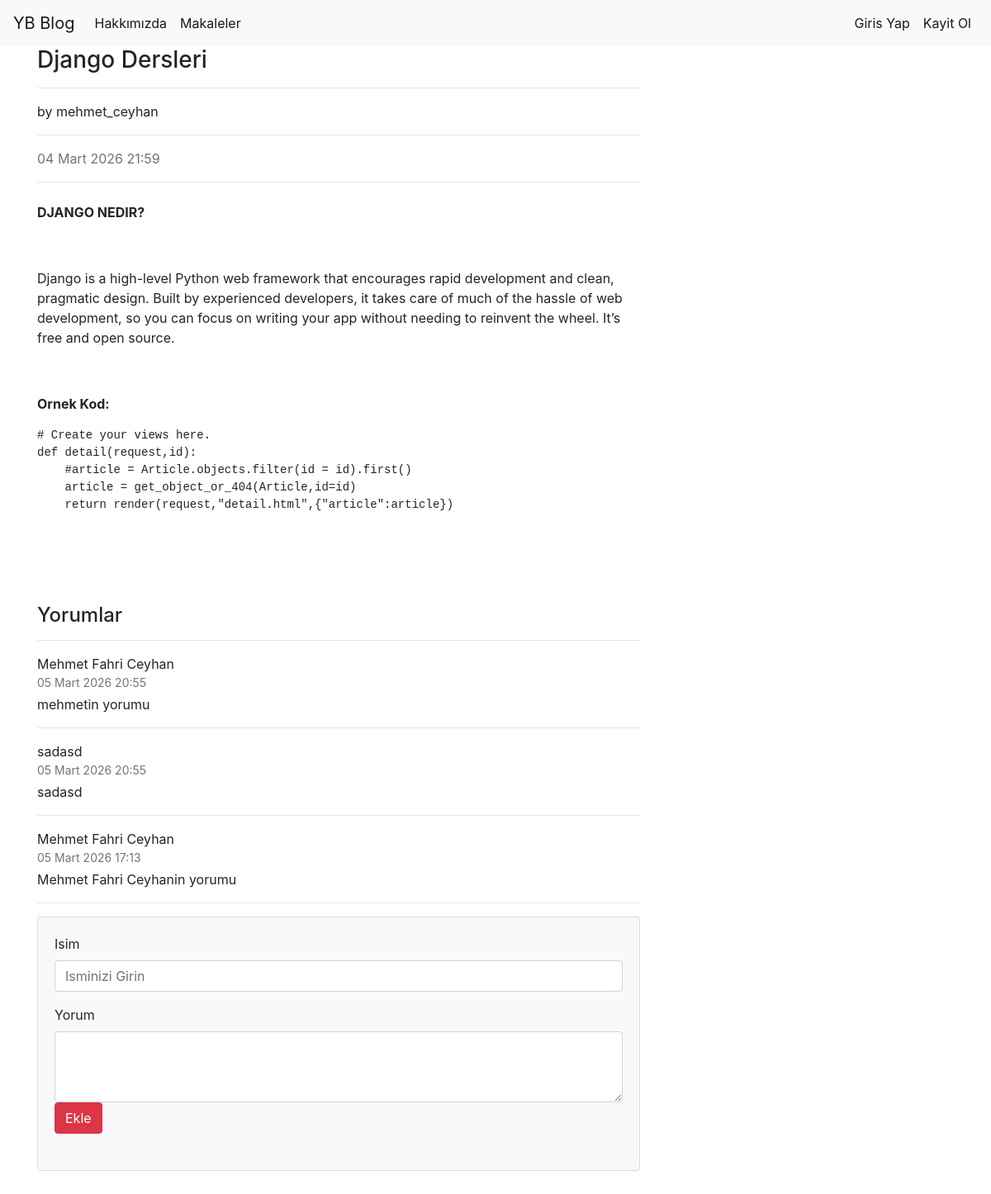
The page /articles/article/8 on the database its author committed.
### article/models.py (models this page shows, shortened)
class Article(models.Model):
    author = models.ForeignKey("auth.User",on_delete=models.CASCADE,verbose_name="Author")
    title = models.CharField(max_length=50,verbose_name="Title")
    content = RichTextField()
    created_date = models.DateTimeField(auto_now_add=True,verbose_name="Date of Creation")
    article_image = models.FileField(blank=True,null = True,verbose_name= "Makaleye Fotograf Ekleyin")
    class Meta:
        ordering = ['-created_date']

class Comment(models.Model):
    article=models.ForeignKey(Article,on_delete=models.CASCADE,verbose_name='Makale',related_name="comments")
    comment_author = models.CharField(max_length=50,verbose_name="isim")
    comment_content = models.CharField(max_length = 200,verbose_name = "Yorum")
    comment_date = models.DateTimeField(auto_now_add=True)
    class Meta:
        ordering = ['-comment_date']

### article/views.py (the view)
# urls.py: path('article/<int:id>',views.detail,name="detail"),
def detail(request,id):
    article = get_object_or_404(Article,id=id)
    comments = article.comments.all()
    return render(request,"detail.html",{"article":article, "comments" : comments})

### templates/detail.html (shortened to what this page needs)
{% extends "layout.html" %}
{% block body %}
<div class="row">
    <div class="col-lg-8">
        <article>
            <header class="mb-4">
                <h3 class="fw-bolder mb-1"> {{article.title}} </h3>
                <hr>
                <p>
                    by {{article.author.username}}
                    <hr>
                </p>
                <div class="text-muted fst-italic mb-2">
                    {{article.created_date}}
                    <hr>
                </div>
            </header>
            <section class="mb-5">
                {{article.content|safe}}
            </section>
        </article>
        <h4>Yorumlar</h4>
        <hr>
        {% if comments %}
            {% for comment in comments %}
            <div class="ms-3">
                <div class="fw-bold">
                    {{ comment.comment_author }}
                </div>
                <div class="text-muted small mb-1">
                    {{ comment.comment_date }}
                </div>
                <p>
                    {{ comment.comment_content }}
                </p>
            </div>
            <hr>
            {% endfor %}
        {% else %}
        <div class="alert alert-danger">
        Bu Makalede Herhangi Bir Yorum Bulunmamaktadir. Ilk yorum yapan siz olun.
        </div>
        {% endif %}
        <section class="mb-5">
            <div class="card bg-light">
                <div class="card-body">
                    <form method = "post" action = "{% url 'article:comment' article.id %}" class="mb-4">
                            <div class="form-group">
                            <label for="formGroupExampleInput">Isim</label>
                            <input name ="comment_author" type="text" class="form-control" id="formGroupExampleInput" placeholder="Isminizi Girin">
                        </div>
                        <label for="formGroupExampleInput">Yorum</label>
                        <textarea name = "comment_content" class="form-control" rows="3"
                            placeholder=""></textarea>
                            <button type = "submit" class ="btn btn-danger">
                                Ekle
                            </button>
                    </form>
                </div>
            </div>
        </section>
{% endblock body %}

### rows shown on the page
Article: title "Django Dersleri", author.username "mehmet_ceyhan", created_date "04 Mart 2026 21:59", content "DJANGO NEDIR? Django is a high-level Python web framework that encourages rapid development and clean, pragmatic design. Built by experienced developers, it takes care of much of the hassle of web development, so you can focus on writing your app without needing to reinvent the wheel. It’s free and open source. Ornek Kod: # Create your views here. def detail(request,id): #article = Article.objects.filter(id = id).first() article = get_object_or_404(Article,id=id) return render(request,\"detail.html\",{\"article\":article})"
Comment: comment_author "Mehmet Fahri Ceyhan", comment_date "05 Mart 2026 20:55", comment_content "mehmetin yorumu"
Comment: comment_author "sadasd", comment_date "05 Mart 2026 20:55", comment_content "sadasd"
Comment: comment_author "Mehmet Fahri Ceyhan", comment_date "05 Mart 2026 17:13", comment_content "Mehmet Fahri Ceyhanin yorumu"
